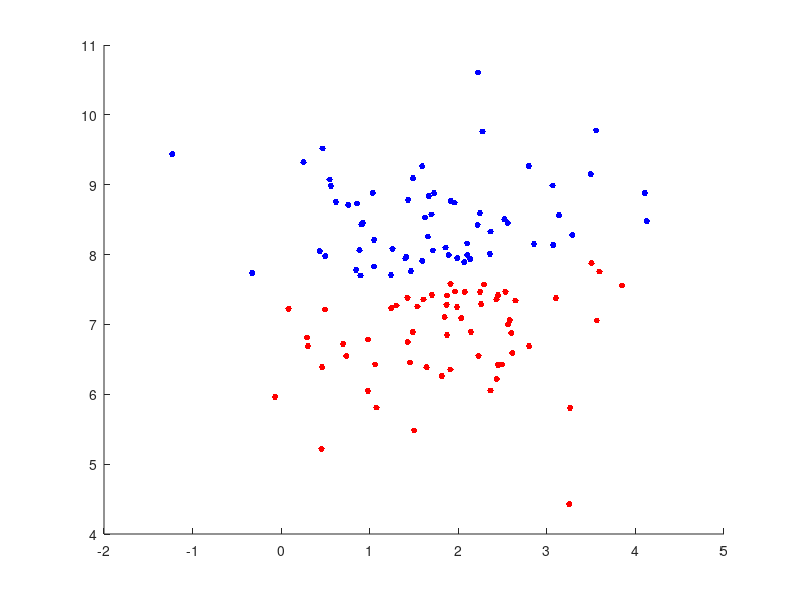

Write the MATLAB code that produced this figure. (Note: this script raises an error after producing the figure.)
clc 
close all 
clear all

%parametry nastawialne
m = 121;
eta = 0.5;
gamma = 0.2;
%przygotowanie danych
%  rng(1);
X = [randn(m, 2)];
Y = ones(m,1);
%przesuniecie
X(:,1) = X(:,1) + randi([-900, 900])/100;
X(:,2) = X(:,2) + randi([-900, 900])/100;
%wyznaczenie klas
srodek = mean(X(:,1));
for i = 1 : m
    if srodek < X(i,1) 
        Y(i) = 1;
        X(i,1) = X(i,1) + gamma/2;
    else
        Y(i) = -1;
         X(i,1) = X(i,1) - gamma/2;
    end
end
%obrot
theta = randi(359);
R = [cosd(theta) -sind(theta);
    sind(theta) cosd(theta)];
X=X*R;
D = [X Y];

%wykres
x1 = X(:,1);
x2 = X(:,2);
scatter(x1(Y==-1), x2(Y==-1), 200, 'b', '.')
hold on
scatter(x1(Y==1), x2(Y==1), 200, 'r', '.')
[w, k] = PerceptronLearningRule(D, eta);
%narysowanie prostej separacji
x = [min(x1):0.1:max(x1)];
f = @(w, x) (-w(1,1) - w(1,2)*x)/w(1,3);
f(w,x);
hold on
scatter(x,f(w,x))

function [wFinal, k] = PerceptronLearningRule(D, ni)
    X = [ones(size(D,1),1) D(:, 1:size(D,2)-1)];
    Y = D(:, size(D,2));
    W = zeros(1,size(X,2));
    k = 1;
   while 1
       S = sum(W(k,:).*X, 2);
       Iloczyn = Y.*S;
       zleIdx = find(Iloczyn <= 0);
       E = X(zleIdx,:);
       Ey = Y(zleIdx,:); %klasy zle sklasyfikowanych probek

       if size(E,1) == 0 
           wFinal = W(k,:);
           break
       end
       
       idxRand = randi([1, size(E,1)]);
       W(k+1,:) = W(k,:) + ni*Ey(idxRand,1)*E(idxRand,:);
       k=k+1;   
   end
   k
end